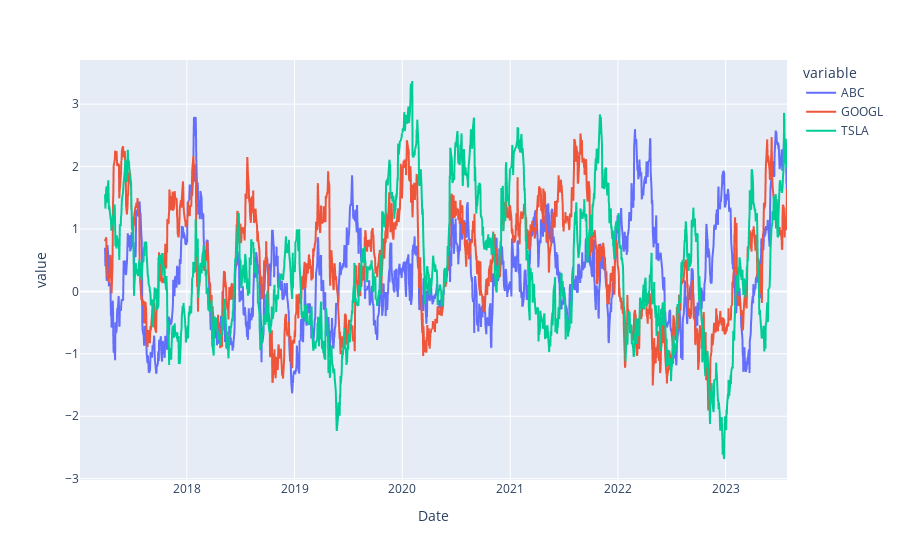

The notebook cell this image was saved under:
### Markdown cell above
We need to multiply by

       lookback * 1 / volatility
   
because dividing by volatility dataframe, we have specified that many lookback period to calculate std.

### Code cell
sharpe_ratio.plot()

### Figure 1 — Plotly figure (JSON) as saved in the notebook; plotly's stock layout.template omitted (floating-point values rounded to 4 significant figures; data arrays with more than 128 entries replaced by an {"elided": "..."} marker saying what was removed)
{"data": [{"hovertemplate": "variable=ABC<br>Date=%{x}<br>value=%{y}<extra></extra>", "legendgroup": "ABC", "line": {"color": "#636efa", "dash": "solid"}, "marker": {"symbol": "circle"}, "mode": "lines", "name": "ABC", "showlegend": true, "type": "scattergl", "x": {"elided": "1652 str values"}, "xaxis": "x", "y": {"elided": "1652 float values"}, "yaxis": "y"}, {"hovertemplate": "variable=GOOGL<br>Date=%{x}<br>value=%{y}<extra></extra>", "legendgroup": "GOOGL", "line": {"color": "#EF553B", "dash": "solid"}, "marker": {"symbol": "circle"}, "mode": "lines", "name": "GOOGL", "showlegend": true, "type": "scattergl", "x": {"elided": "1652 str values"}, "xaxis": "x", "y": {"elided": "1652 float values"}, "yaxis": "y"}, {"hovertemplate": "variable=TSLA<br>Date=%{x}<br>value=%{y}<extra></extra>", "legendgroup": "TSLA", "line": {"color": "#00cc96", "dash": "solid"}, "marker": {"symbol": "circle"}, "mode": "lines", "name": "TSLA", "showlegend": true, "type": "scattergl", "x": {"elided": "1652 str values"}, "xaxis": "x", "y": {"elided": "1652 float values"}, "yaxis": "y"}], "layout": {"legend": {"title": {"text": "variable"}, "tracegroupgap": 0}, "margin": {"t": 60}, "xaxis": {"anchor": "y", "domain": [0, 1], "title": {"text": "Date"}}, "yaxis": {"anchor": "x", "domain": [0, 1], "title": {"text": "value"}}}}
